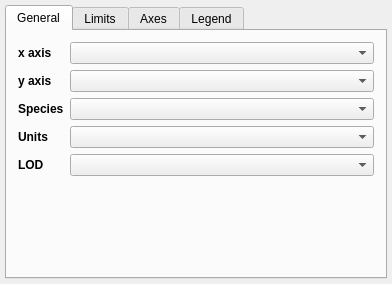
<?xml version="1.0" encoding="UTF-8"?>
<ui version="4.0">
 <class>Widget</class>
 <widget class="QWidget" name="Widget">
  <property name="geometry">
   <rect>
    <x>0</x>
    <y>0</y>
    <width>392</width>
    <height>284</height>
   </rect>
  </property>
  <property name="windowTitle">
   <string>2D Scatter</string>
  </property>
  <layout class="QGridLayout" name="gridLayout_5">
   <property name="leftMargin">
    <number>5</number>
   </property>
   <property name="topMargin">
    <number>5</number>
   </property>
   <property name="rightMargin">
    <number>5</number>
   </property>
   <property name="bottomMargin">
    <number>5</number>
   </property>
   <property name="verticalSpacing">
    <number>5</number>
   </property>
   <item row="0" column="0">
    <widget class="QTabWidget" name="tab_widget">
     <property name="tabPosition">
      <enum>QTabWidget::North</enum>
     </property>
     <property name="currentIndex">
      <number>0</number>
     </property>
     <property name="usesScrollButtons">
      <bool>false</bool>
     </property>
     <property name="documentMode">
      <bool>false</bool>
     </property>
     <property name="tabsClosable">
      <bool>false</bool>
     </property>
     <property name="movable">
      <bool>false</bool>
     </property>
     <widget class="QWidget" name="tab">
      <attribute name="title">
       <string>General</string>
      </attribute>
      <layout class="QGridLayout" name="gridLayout">
       <item row="0" column="0">
        <widget class="QLabel" name="x_lab">
         <property name="font">
          <font>
           <weight>75</weight>
           <bold>true</bold>
          </font>
         </property>
         <property name="text">
          <string>x axis</string>
         </property>
        </widget>
       </item>
       <item row="0" column="1">
        <widget class="QComboBox" name="combosel_x_att">
         <property name="sizeAdjustPolicy">
          <enum>QComboBox::AdjustToMinimumContentsLength</enum>
         </property>
        </widget>
       </item>
       <item row="4" column="0">
        <widget class="QLabel" name="LOD_lab">
         <property name="font">
          <font>
           <weight>75</weight>
           <bold>true</bold>
          </font>
         </property>
         <property name="text">
          <string>LOD</string>
         </property>
        </widget>
       </item>
       <item row="5" column="1">
        <spacer name="horizontalSpacer">
         <property name="orientation">
          <enum>Qt::Horizontal</enum>
         </property>
         <property name="sizeHint" stdset="0">
          <size>
           <width>40</width>
           <height>20</height>
          </size>
         </property>
        </spacer>
       </item>
       <item row="4" column="1">
        <widget class="QComboBox" name="combosel_lod_att"/>
       </item>
       <item row="3" column="0">
        <widget class="QLabel" name="chr_pos_units">
         <property name="font">
          <font>
           <weight>75</weight>
           <bold>true</bold>
          </font>
         </property>
         <property name="text">
          <string>Units</string>
         </property>
        </widget>
       </item>
       <item row="1" column="1">
        <widget class="QComboBox" name="combosel_y_att">
         <property name="sizeAdjustPolicy">
          <enum>QComboBox::AdjustToMinimumContentsLength</enum>
         </property>
        </widget>
       </item>
       <item row="2" column="1">
        <widget class="QComboBox" name="combosel_species"/>
       </item>
       <item row="2" column="0">
        <widget class="QLabel" name="chr_species_lab">
         <property name="font">
          <font>
           <weight>75</weight>
           <bold>true</bold>
          </font>
         </property>
         <property name="text">
          <string>Species</string>
         </property>
        </widget>
       </item>
       <item row="3" column="1">
        <widget class="QComboBox" name="combosel_pos_units"/>
       </item>
       <item row="1" column="0">
        <widget class="QLabel" name="y_lab">
         <property name="font">
          <font>
           <weight>75</weight>
           <bold>true</bold>
          </font>
         </property>
         <property name="text">
          <string>y axis</string>
         </property>
        </widget>
       </item>
       <item row="8" column="1">
        <spacer name="verticalSpacer_2">
         <property name="orientation">
          <enum>Qt::Vertical</enum>
         </property>
         <property name="sizeHint" stdset="0">
          <size>
           <width>20</width>
           <height>40</height>
          </size>
         </property>
        </spacer>
       </item>
       <item row="7" column="0" colspan="2">
        <layout class="QVBoxLayout" name="layout_slices"/>
       </item>
      </layout>
     </widget>
     <widget class="QWidget" name="tab_2">
      <attribute name="title">
       <string>Limits</string>
      </attribute>
      <layout class="QGridLayout" name="gridLayout_2">
       <property name="leftMargin">
        <number>10</number>
       </property>
       <property name="topMargin">
        <number>10</number>
       </property>
       <property name="rightMargin">
        <number>10</number>
       </property>
       <property name="bottomMargin">
        <number>10</number>
       </property>
       <property name="horizontalSpacing">
        <number>10</number>
       </property>
       <property name="verticalSpacing">
        <number>5</number>
       </property>
       <item row="1" column="1">
        <widget class="QLabel" name="x_lab_2">
         <property name="font">
          <font>
           <weight>75</weight>
           <bold>true</bold>
          </font>
         </property>
         <property name="text">
          <string>x axis</string>
         </property>
         <property name="alignment">
          <set>Qt::AlignRight|Qt::AlignTrailing|Qt::AlignVCenter</set>
         </property>
        </widget>
       </item>
       <item row="2" column="4">
        <widget class="QLineEdit" name="valuetext_y_max"/>
       </item>
       <item row="4" column="2">
        <spacer name="verticalSpacer">
         <property name="orientation">
          <enum>Qt::Vertical</enum>
         </property>
         <property name="sizeHint" stdset="0">
          <size>
           <width>20</width>
           <height>40</height>
          </size>
         </property>
        </spacer>
       </item>
       <item row="1" column="4">
        <widget class="QLineEdit" name="valuetext_x_max"/>
       </item>
       <item row="2" column="1">
        <widget class="QLabel" name="y_lab_2">
         <property name="font">
          <font>
           <weight>75</weight>
           <bold>true</bold>
          </font>
         </property>
         <property name="text">
          <string>y axis</string>
         </property>
         <property name="alignment">
          <set>Qt::AlignRight|Qt::AlignTrailing|Qt::AlignVCenter</set>
         </property>
        </widget>
       </item>
       <item row="2" column="3">
        <widget class="QToolButton" name="button_flip_y">
         <property name="styleSheet">
          <string notr="true">padding: 0px</string>
         </property>
         <property name="text">
          <string>⇄</string>
         </property>
        </widget>
       </item>
       <item row="1" column="3">
        <widget class="QToolButton" name="button_flip_x">
         <property name="styleSheet">
          <string notr="true">padding: 0px</string>
         </property>
         <property name="text">
          <string>⇄</string>
         </property>
        </widget>
       </item>
       <item row="2" column="2">
        <widget class="QLineEdit" name="valuetext_y_min"/>
       </item>
       <item row="1" column="2">
        <widget class="QLineEdit" name="valuetext_x_min"/>
       </item>
       <item row="3" column="2" colspan="4">
        <spacer name="horizontalSpacer_2">
         <property name="orientation">
          <enum>Qt::Horizontal</enum>
         </property>
         <property name="sizeHint" stdset="0">
          <size>
           <width>40</width>
           <height>5</height>
          </size>
         </property>
        </spacer>
       </item>
      </layout>
     </widget>
     <widget class="QWidget" name="tab_3">
      <attribute name="title">
       <string>Axes</string>
      </attribute>
      <layout class="QHBoxLayout" name="horizontalLayout">
       <property name="leftMargin">
        <number>5</number>
       </property>
       <property name="topMargin">
        <number>5</number>
       </property>
       <property name="rightMargin">
        <number>5</number>
       </property>
       <property name="bottomMargin">
        <number>5</number>
       </property>
       <item>
        <widget class="AxesEditorWidget" name="axes_editor" native="true"/>
       </item>
      </layout>
     </widget>
     <widget class="QWidget" name="tab_4">
      <attribute name="title">
       <string>Legend</string>
      </attribute>
      <layout class="QHBoxLayout" name="horizontalLayout">
       <property name="leftMargin">
        <number>5</number>
       </property>
       <property name="topMargin">
        <number>5</number>
       </property>
       <property name="rightMargin">
        <number>5</number>
       </property>
       <property name="bottomMargin">
        <number>5</number>
       </property>
       <item>
        <widget class="LegendEditorWidget" name="legend_editor" native="true"/>
       </item>
      </layout>
     </widget>
    </widget>
   </item>
  </layout>
 </widget>
 <layoutdefault spacing="6" margin="11"/>
 <customwidgets>
  <customwidget>
   <class>AxesEditorWidget</class>
   <extends>QWidget</extends>
   <header>glue.viewers.matplotlib.qt.axes_editor</header>
  </customwidget>
  <customwidget>
   <class>LegendEditorWidget</class>
   <extends>QWidget</extends>
   <header>glue.viewers.matplotlib.qt.legend_editor</header>
  </customwidget>
 </customwidgets>
 <resources/>
 <connections/>
</ui>
